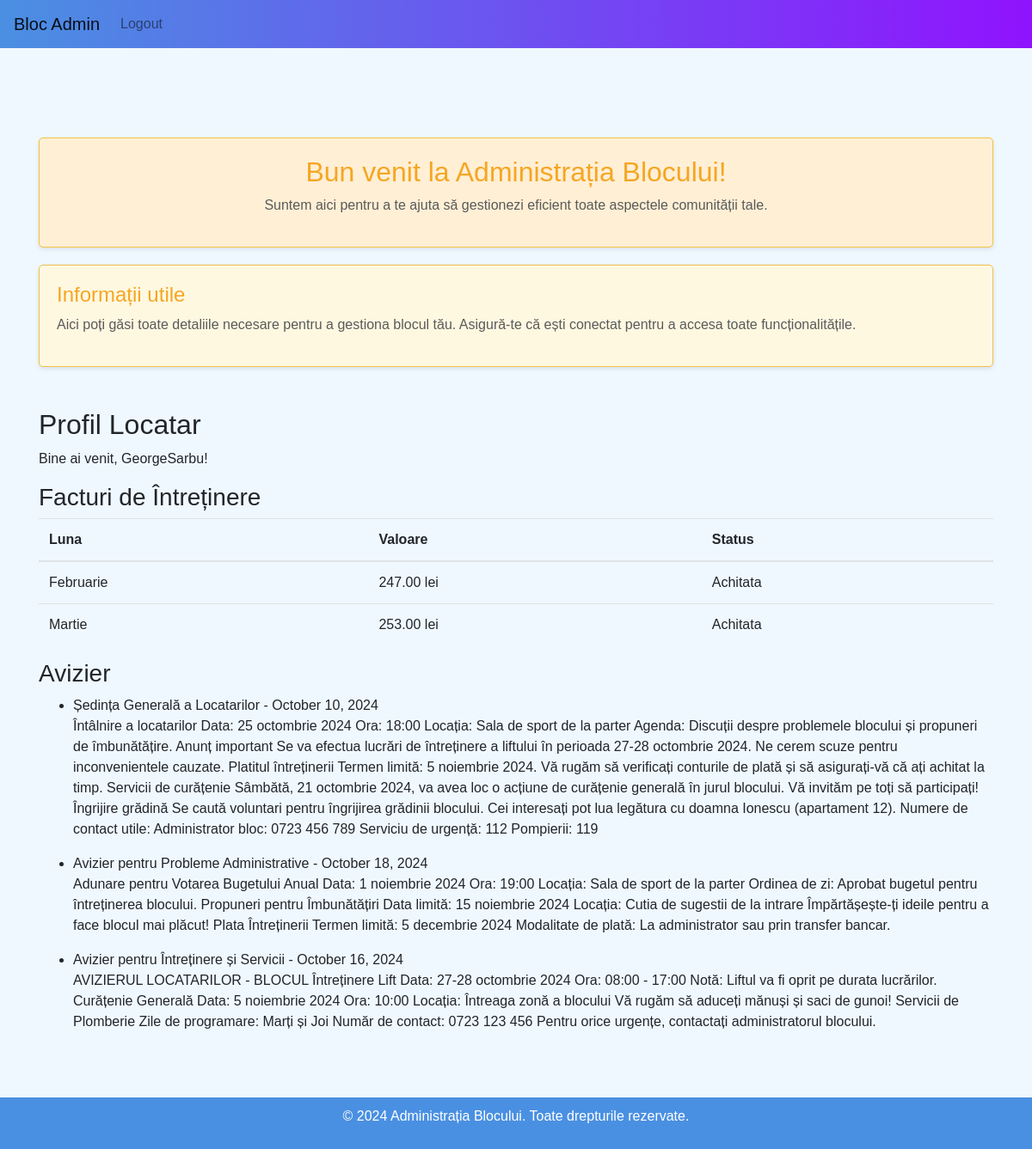
Screenshot of /profile/ (signed in) with the database file from the repository.
### locatari/models.py (models this page shows, shortened)
class FacturaIntretinere(models.Model):
    locatar = models.ForeignKey(Locatar, on_delete=models.CASCADE)
    luna = models.CharField(max_length=20)
    valoare = models.DecimalField(max_digits=7, decimal_places=2)
    achitata = models.BooleanField(default=False)

class Avizier(models.Model):
    titlu = models.CharField(max_length=100)
    mesaj = models.TextField()
    data_postarii = models.DateTimeField(default=timezone.now)

### locatari/views.py (the view)
# urls.py: path('profile/', views.profile, name='profile'),
@login_required
def profile(request):
    facturi = FacturaIntretinere.objects.filter(locatar=request.user.locatar)
    avizier = Avizier.objects.all()
    return render(request, 'locatari/profile.html', {'facturi': facturi, 'avizier': avizier})

### locatari/templates/locatari/profile.html
{% extends 'locatari/base.html' %}
{% block content %}
<h2>Profil Locatar</h2>
<p>Bine ai venit, {{ user.username }}!</p>
<h3>Facturi de Întreținere</h3>
<table class="table">
    <thead>
        <tr>
            <th>Luna</th>
            <th>Valoare</th>
            <th>Status</th>
        </tr>
    </thead>
    <tbody>
        {% for factura in facturi %}
        <tr>
            <td>{{ factura.luna }}</td>
            <td>{{ factura.valoare }} lei</td>
            <td>{{ factura.achitata|yesno:"Achitata,Neachitata" }}</td>
        </tr>
        {% endfor %}
    </tbody>
</table>
<h3>Avizier</h3>
<ul>
    {% for mesaj in avizier %}
        <li>{{ mesaj.titlu }} - {{ mesaj.data_postarii|date:"F d, Y" }}</li>
        <p>{{ mesaj.mesaj }}</p>
    {% endfor %}
</ul>
{% endblock %}

### locatari/templates/locatari/base.html (style rules this page uses)
body { font-family: 'Arial', sans-serif; background-color: #f0f8ff; display: flex; flex-direction: column; min-height: 100vh; padding-top: 60px; padding-bottom: 60px; margin: 0; }

### rows the page displays
FacturaIntretinere: luna "Februarie", valoare "247.00", achitata "Achitata"
FacturaIntretinere: luna "Martie", valoare "253.00", achitata "Achitata"
Avizier: titlu "Ședința Generală a Locatarilor", data_postarii "October 10, 2024", mesaj "Întâlnire a locatarilor Data: 25 octombrie 2024 Ora: 18:00 Locația: Sala de sport de la parter Agenda: Discuții despre problemele blocului și propuneri de îmbunătățire. Anunț important Se va efectua lucrări de întreținere a liftului în perioada 27-28 octombrie 2024. Ne cerem scuze pentru inconvenientele cauzate. Platitul întreținerii Termen limită: 5 noiembrie 2024. Vă rugăm să verificați conturile de plată și să asigurați-vă că ați achitat la timp. Servicii de curățenie Sâmbătă, 21 octombrie 2024, va avea loc o acțiune de curățenie generală în jurul blocului. Vă invităm pe toți să participați! Îngrijire grădină Se caută voluntari pentru îngrijirea grădinii blocului. Cei interesați pot lua…"
Avizier: titlu "Avizier pentru Probleme Administrative", data_postarii "October 18, 2024", mesaj "Adunare pentru Votarea Bugetului Anual Data: 1 noiembrie 2024 Ora: 19:00 Locația: Sala de sport de la parter Ordinea de zi: Aprobat bugetul pentru întreținerea blocului. Propuneri pentru Îmbunătățiri Data limită: 15 noiembrie 2024 Locația: Cutia de sugestii de la intrare Împărtășește-ți ideile pentru a face blocul mai plăcut! Plata Întreținerii Termen limită: 5 decembrie 2024 Modalitate de plată: La administrator sau prin transfer bancar."
Avizier: titlu "Avizier pentru Întreținere și Servicii", data_postarii "October 16, 2024", mesaj "AVIZIERUL LOCATARILOR - BLOCUL Întreținere Lift Data: 27-28 octombrie 2024 Ora: 08:00 - 17:00 Notă: Liftul va fi oprit pe durata lucrărilor. Curățenie Generală Data: 5 noiembrie 2024 Ora: 10:00 Locația: Întreaga zonă a blocului Vă rugăm să aduceți mănuși și saci de gunoi! Servicii de Plomberie Zile de programare: Marți și Joi Număr de contact: 0723 123 456 Pentru orice urgențe, contactați administratorul blocului."

### other values shown
{{ user.username }} "GeorgeSarbu"
